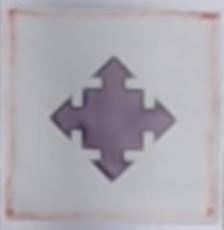
#> input picture image processing/card.JPG, 224 x 230 px, given in place of card.png, which was not available
$ python mix.py
#> lines starting #> are read from the running program, lines starting #| are printed output that depends on the picture; after the words box and inside, x2 and y2 are one past the last pixel; in counts of white or black regions, pixels touching at a corner belong together; pictures that were not available may be replaced by others from this repository, and a replacement may not be noted
import argparse
import imutils
import glob
import cv2
import numpy as np
import math
from skimage import img_as_bool, io, color, morphology
from skimage.morphology import skeletonize
from matplotlib import pyplot as plt
from scipy.ndimage import generic_filter

visualize = True
def distance(p1,p2):
    return abs(math.sqrt((p1[0]-p2[0])**2+(p1[1]-p2[1])**2))
# [24 lines left out: function sortPoint, not called in this run]

def Endline(P):
    """Central pixel and just one other must be set to be a line end"""
    return 255 * ((P[4]==255) and np.sum(P)==510)

def rotate_image(image, angle):
    image_center = tuple(np.array(image.shape[1::-1]) / 2)
    rot_mat = cv2.getRotationMatrix2D(image_center, angle, 1.0)
    result = cv2.warpAffine(image, rot_mat, image.shape[1::-1], flags=cv2.INTER_LINEAR)
    mask = np.ones_like(image)*255
    mask = cv2.warpAffine(mask, rot_mat, image.shape[1::-1], flags=cv2.INTER_LINEAR)
    mask = cv2.erode(mask, np.ones((9, 9)))
    result_edge = cv2.Canny(result, 50, 200)
    result_edge = cv2.bitwise_and(mask,result_edge)
    # cv2.imshow("A", result_edge)
    # cv2.waitKey(10)
    return result_edge
def run():
    mix_point = []
    # load the image image, convert it to grayscale, and detect edges
    Card = cv2.imread("card.png")
#> Card is the input picture: shape (230, 224, 3); mean B, G, R 175.9, 167.9, 171.7
    template_gray = cv2.cvtColor(Card, cv2.COLOR_BGR2GRAY)

    (tH, tW) = template_gray.shape[:2]
#> tH = 230; tW = 224
    # cv2.imshow("card.jpg", Card)

    # load the image, convert it to grayscale, and initialize the
    # bookkeeping variable to keep track of the matched region
    image = cv2.imread("Real00.jpg")
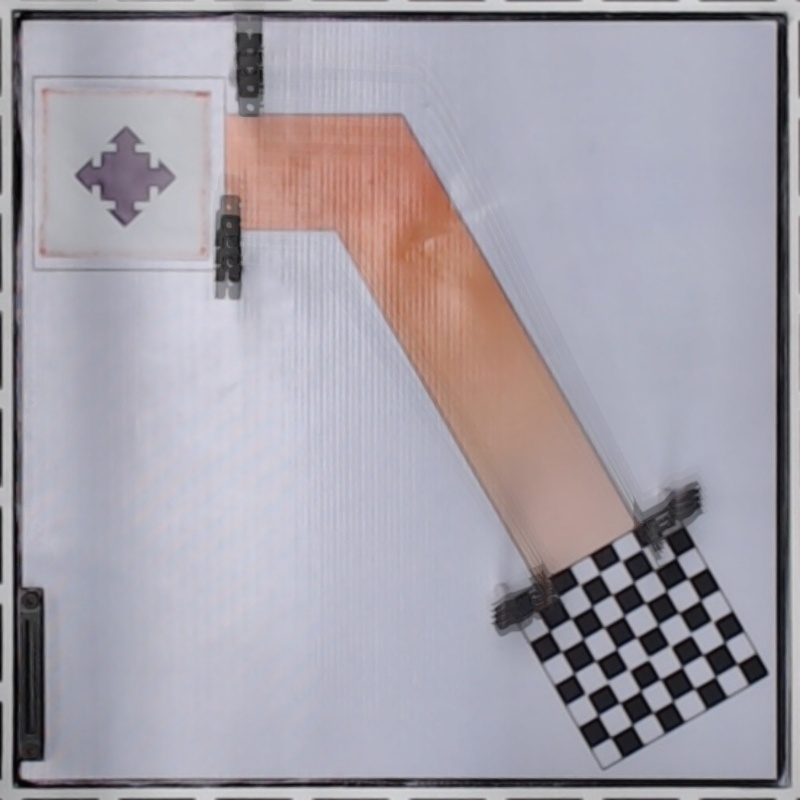
#> input picture image processing/Realx.JPG, 800 x 800 px, given in place of Real00.jpg, which was not available
#> image is the input picture: shape (800, 800, 3); mean B, G, R 169.6, 160.2, 164.9
    gray = cv2.cvtColor(image, cv2.COLOR_BGR2GRAY)
    blurred = cv2.GaussianBlur(gray, (5, 5),0)
    unsharp = cv2.addWeighted(gray, 1.5, blurred, -0.5, 0)
    cv2.imshow("Unsharp", unsharp)
    cv2.waitKey(0)
    found = None
    # loop over the scales of the image
    for rotate in np.arange(0, 90, 1):
        # resize the image according to the scale, and keep track
        # of the ratio of the resizing
        resized = imutils.resize(image, height=int(1*image.shape[0]))
        template = rotate_image(template_gray, rotate)
        r = gray.shape[1] / float(resized.shape[1])
        # if the resized image is smaller than the template, then break
        # from the loop
        if resized.shape[0] < tH or resized.shape[1] < tW:
            break
        resized = cv2.cvtColor(resized, cv2.COLOR_BGR2GRAY)
        edge = cv2.Canny(resized, 50, 200)
        result = cv2.matchTemplate(edge, template, cv2.TM_CCOEFF)
        (_, maxVal, _, maxLoc) = cv2.minMaxLoc(result)
        # check to see if the iteration should be visualized

        if visualize:
            clone = np.dstack([resized, resized, resized])
            cv2.rectangle(clone, (maxLoc[0], maxLoc[1]), (maxLoc[0] + tW, maxLoc[1] + tH), (0, 0, 255), 2)
            cv2.imshow("Template", template)
            cv2.imshow("Visualize", clone)
            cv2.waitKey(10)
#> this loop made 90 passes
#> (maxVal, maxLoc) on passes 1 to 12: (5235173, (19, 64)), (4574955, (12, 70)), (3928771.2, (557, 409)), (3927945, (496, 416)), (3786169.8, (436, 499)), (4232929, (540, 438)), (4248739, (497, 414)), (3958824.8, (540, 437)), (4188045.5, (496, 414)), (4380861, (538, 440)), (4093495.5, (538, 440)), (4127567.8, (536, 444))
#> maxVal on passes 61 to 66: 3789055.8, 3999042.8, 3881005, 3878084.5, 3920524.2, 4096777.2
#> pass 1, in rotate_image, `result_edge = cv2.Canny(result, 50, 200)`:
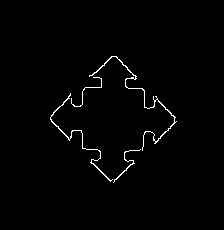
#> result_edge: shape (230, 224); 1.3% white in thin lines or dots, all inside (x1, y1, x2, y2) = (50, 56, 177, 183)
#> after the loop:
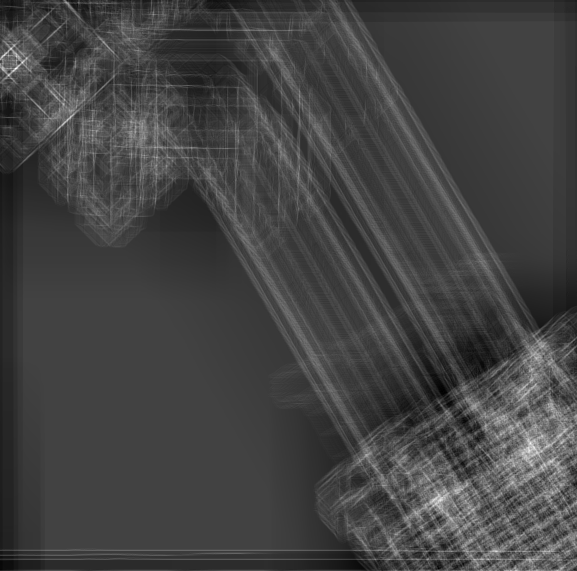
#> result: shape (571, 577) float32; min -1644107, max 4624480.5, mean 19060.4; drawn with min black and max white
        # if we have found a new maximum correlation value, then update
        # the bookkeeping variable
    if found is None or maxVal > found[0]:
        found = (maxVal, maxLoc, r)
#> found = (4624480.5, (15, 68), 1)
    # unpack the bookkeeping variable and compute the (x, y) coordinates
    # of the bounding box based on the resized ratio
    (_, maxLoc, r) = found
#> maxLoc = (15, 68)
    (startX, startY) = (int(maxLoc[0] * r), int(maxLoc[1] * r))
#> startX = 15; startY = 68
    (endX, endY) = (int((maxLoc[0] + tW) * r), int((maxLoc[1] + tH) * r))
#> endX = 239; endY = 298

    center_rec = round(((startX+endX)/2)*0.5), round(((startY+endY)/2)*0.5)
#> center_rec = (64, 92)
    print("Center rect:" + str(center_rec))
#| Center rect:(64, 92)
    print(center_rec)
#| (64, 92)
    # [5 lines of commented-out code are left out]
    clone_final = image.copy()
    cv2.rectangle(clone_final, (startX, startY), (endX, endY), (0, 0, 255), 2)
#> clone_final: shape (800, 800, 3); 0.43% of pixels changed, all inside (x1, y1, x2, y2) = (14, 67, 241, 300)
    # cv2.imshow("Image", image)
    # cv2.waitKey(0)

    ######################### Find chessboard ###################################

    def rotate_chess(image, angle):
        image_center = tuple(np.array(image.shape[1::-1]) / 2)
        rot_mat = cv2.getRotationMatrix2D(image_center, angle, 1.0)
        mask = np.ones_like(image)*255
        mask = cv2.warpAffine(mask, rot_mat, image.shape[1::-1], flags=cv2.INTER_LINEAR)
        mask = cv2.bitwise_not(mask)
        result = cv2.warpAffine(image, rot_mat, image.shape[1::-1], flags=cv2.INTER_LINEAR)
        result = cv2.bitwise_or(result, mask)
        _, result_thresh = cv2.threshold(result,127,255,cv2.THRESH_BINARY)
        return result_thresh

    # load the image image, convert it to grayscale, and detect edges
    Chessboard = cv2.imread("chessboard.png")
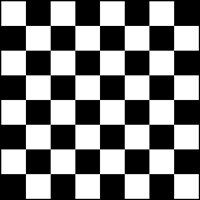
#> input picture image processing/chessboard.png, 200 x 200 px
#> Chessboard is the input picture: shape (200, 200, 3); min 0, max 255, mean 124.3
    template_gray_chess = cv2.cvtColor(Chessboard, cv2.COLOR_BGR2GRAY)

    (tH_chess, tW_chess) = template_gray_chess.shape[:2]
#> tH_chess = 200; tW_chess = 200
    # cv2.imshow("chessboard", Chessboard)

    # load the image, convert it to grayscale, and initialize the
    # bookkeeping variable to keep track of the matched region
    # image = cv2.imread("Realx.jpg")
    # gray = cv2.cvtColor(image, cv2.COLOR_BGR2GRAY)
    # found = None
    # loop over the scales of the image
    for chessrotate in np.arange(0, 90, 5):
        # resize the image according to the scale, and keep track
        # of the ratio of the resizing
        resized = image
        template = rotate_chess(template_gray_chess, chessrotate)
        r = gray.shape[1] / float(resized.shape[1])
        # if the resized image is smaller than the template, then break
        # from the loop
        if resized.shape[0] < tH_chess or resized.shape[1] < tW_chess:
            break
        resized = cv2.cvtColor(resized, cv2.COLOR_BGR2GRAY)
        _, resized_thresh = cv2.threshold(resized,127,255,cv2.THRESH_BINARY)
        cv2.imshow("A", resized_thresh)
        cv2.imshow("B", template)
        cv2.waitKey(1)
        result = cv2.matchTemplate(resized_thresh, template, cv2.TM_CCOEFF)
        (_, maxVal, _, maxLoc) = cv2.minMaxLoc(result)
        # check to see if the iteration should be visualized

        if visualize:
            clone = np.dstack([resized, resized, resized])
            cv2.rectangle(clone, (maxLoc[0], maxLoc[1]), (maxLoc[0] + tW_chess, maxLoc[1] + tH_chess), (0, 0, 255), 2)
#> this loop made 18 passes
#> (rot_mat in rotate_chess, maxVal, maxLoc) on passes 1 to 9: ([[1, 0, 0], [0, 1, 0]], 34829864, (118, 14)), ([[0.996, 0.0872, -8.34], [-0.0872, 0.996, 9.1]], 35448908, (549, 514)), ([[0.985, 0.174, -15.85], [-0.174, 0.985, 18.88]], 68182328, (541, 538)), ([[0.966, 0.259, -22.47], [-0.259, 0.966, 29.29]], 118596184, (538, 537)), ([[0.94, 0.342, -28.17], [-0.342, 0.94, 40.23]], 123153200, (558, 527)), ([[0.906, 0.423, -32.89], [-0.423, 0.906, 51.63]], 294922336, (560, 525)), ([[0.866, 0.5, -36.6], [-0.5, 0.866, 63.4]], 475849952, (559, 525)), ([[0.819, 0.574, -39.27], [-0.574, 0.819, 75.44]], 297138752, (558, 524)), ([[0.766, 0.643, -40.88], [-0.643, 0.766, 87.67]], 127082912, (557, 523))
#> pass 1, in run, `_, resized_thresh = cv2.threshold(resized,127,255,cv2.THRESH_BINARY)`:
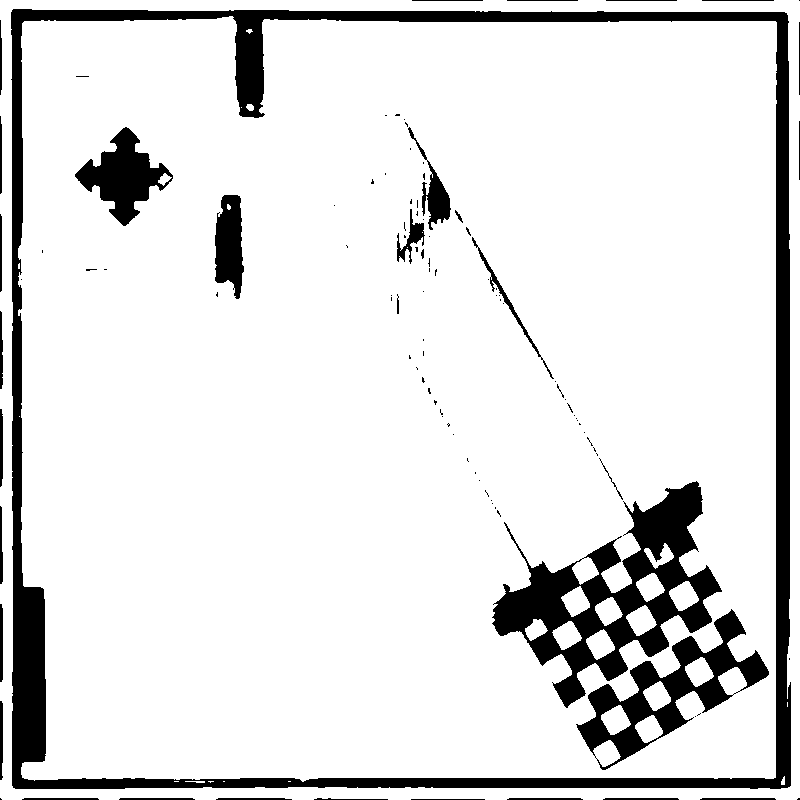
#> resized_thresh: shape (800, 800); 88.1% white; 109 black regions (75 under 20 px), largest, box (x1, y1, x2, y2) and area: (11, 9, 791, 789) 39087, (492, 481, 722, 708) 17051, (576, 609, 769, 770) 7940
#> after the loop:
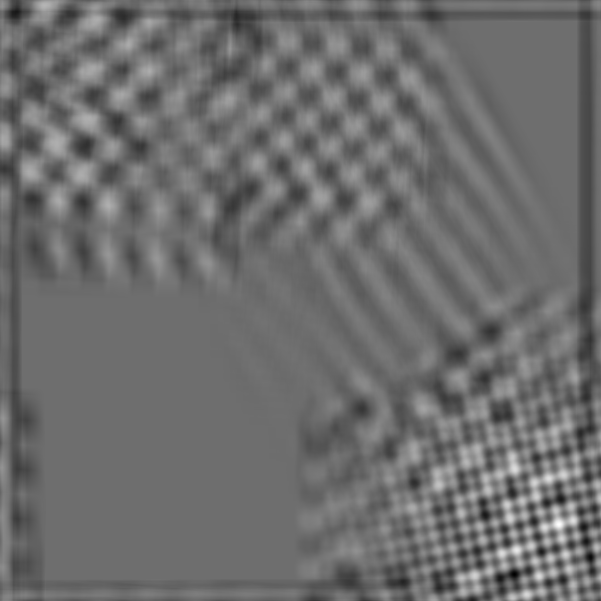
#> result: shape (601, 601) float32; min -42781560, max 56160472, mean -276835.7; drawn with min black and max white
            # cv2.imshow("Template", template)
            # cv2.imshow("Visualize", clone)
            # cv2.waitKey(10)
        # if we have found a new maximum correlation value, then update
        # the bookkeeping variable
    if found is None or maxVal > found[0]:
        found = (maxVal, maxLoc, r)
#> found = (56160472, (558, 524), 1)
        print(found)
#| (56160472.0, (558, 524), 1.0)
    # unpack the bookkeeping variable and compute the (x, y) coordinates
    # of the bounding box based on the resized ratio
    (_, maxLoc, r) = found
    (startX, startY) = (int(maxLoc[0] * r), int(maxLoc[1] * r))
#> startX = 558; startY = 524
    (endX, endY) = (int((maxLoc[0] + tW_chess) * r), int((maxLoc[1] + tH_chess) * r))
#> endX = 758; endY = 724

    center_rec_chess = round(((startX+endX)/2)*0.5), round(((startY+endY)/2)*0.5)
#> center_rec_chess = (329, 312)
    print("Center chess:" + str(center_rec_chess))
#| Center chess:(329, 312)
    # [6 lines of commented-out code are left out]
    cv2.rectangle(clone_final, (startX, startY), (endX, endY), (0, 0, 255), 2)
    cv2.imshow("final",clone_final)
    # cv2.imshow("Image", image)
    # cv2.waitKey(0)

    ######################### Find path ###################################
    # frame3 = cv2.imread("Real5.png")
    frame3 = image.copy()
    kernel = np.ones((5,5),np.uint8)
    gray = cv2.cvtColor(frame3, cv2.COLOR_BGR2GRAY)
    gray_original = gray.copy()
    dilation = cv2.dilate(frame3,kernel,iterations = 18)
    erosion = cv2.erode(dilation,kernel,iterations = 16)
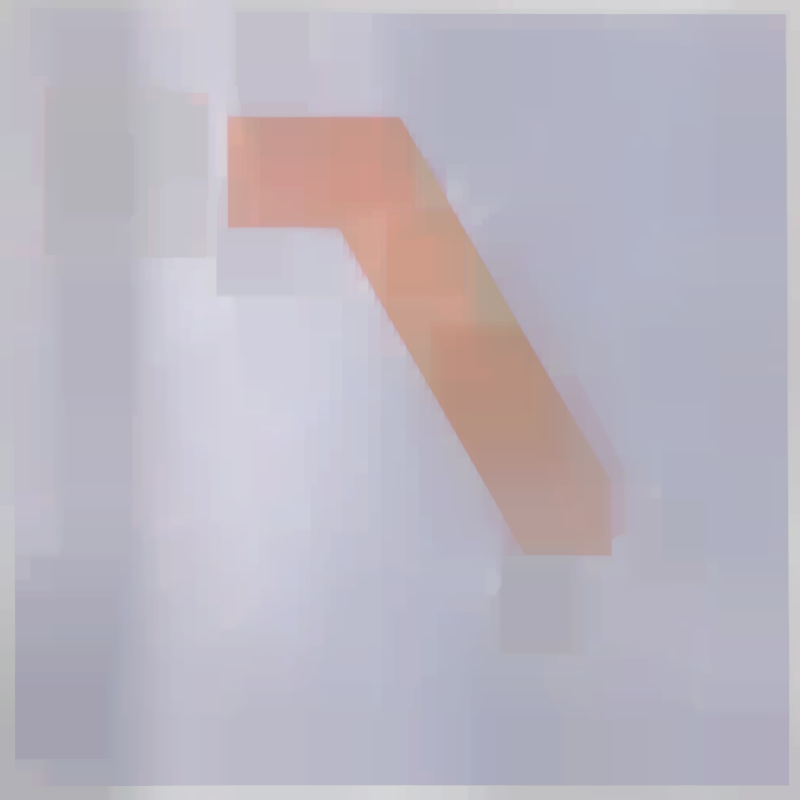
#> erosion: shape (800, 800, 3); mean B, G, R 193, 181.9, 186.6

    # [13 lines of commented-out code are left out]

    img=frame3
    mask = np.zeros(img.shape[:2],np.uint8)
    bgdModel = np.zeros((1,65),np.float64)
    fgdModel = np.zeros((1,65),np.float64)

    drawingL = False # true if mouse is pressed
    drawingR = False
    mode = False # if True, draw rectangle. Press 'm' to toggle to curve
    ix,iy = -1,-1
    # mouse callback function
    # [20 lines left out: function draw_circle, not called in this run]
    mask = np.ones(img.shape[:2], np.uint8)*2
    cv2.namedWindow('image')
    cv2.imshow("image", img)
    cv2.setMouseCallback('image',draw_circle)

    while(1):
        cv2.imshow('image',img)
        k = cv2.waitKey(1) & 0xFF
#> (key Esc is pressed here)
        if k == ord('m'):
            mode = not mode
        elif k == 27:
            break
    cv2.destroyAllWindows()
#> (the run stopped early here; a loop or call above may not have finished)
